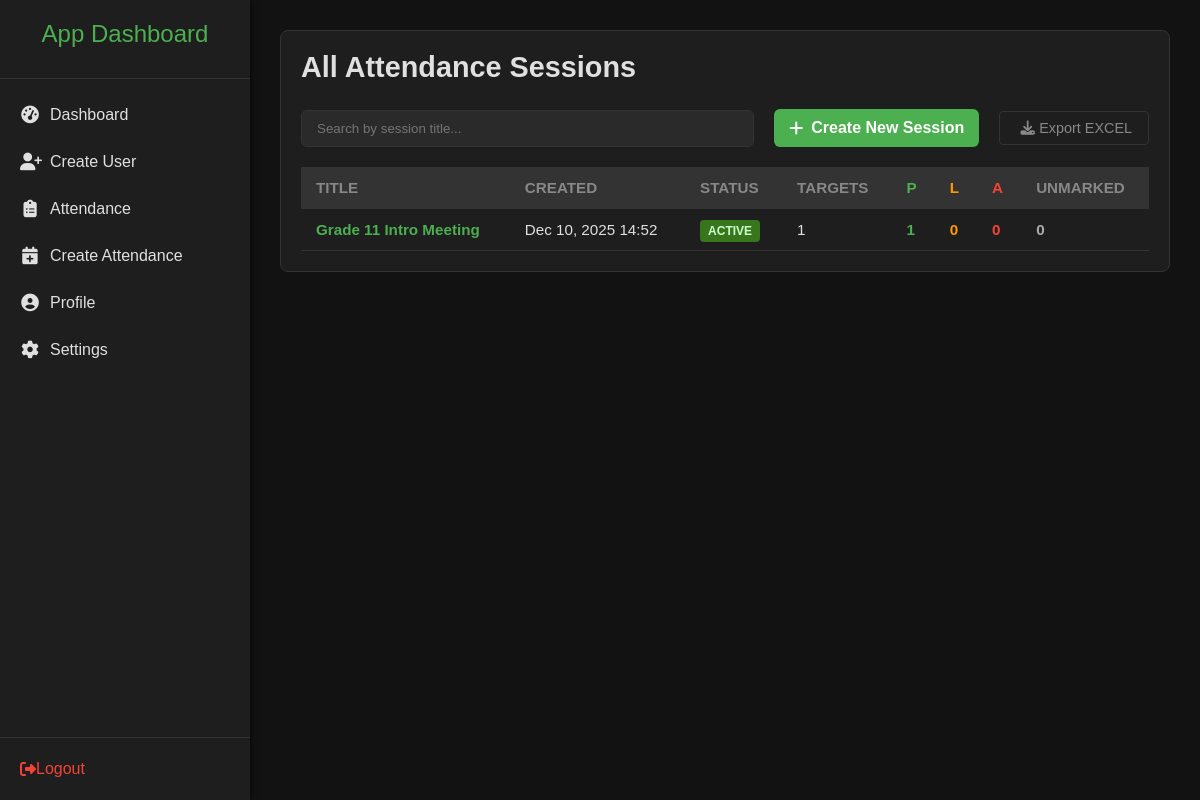
/ict/sessions/ (signed in), run on the app's committed database.
### attendance/models.py (models this page shows, shortened)
class AttendanceSession(models.Model):
    title = models.CharField(max_length=150)
    targets = models.ManyToManyField(
        User, related_name="attendance_sessions", blank=True
    )
    created_at = models.DateTimeField(auto_now_add=True)
    is_ended = models.BooleanField(default=False)

### attendance/views.py (the view)
# urls.py: path("sessions/", views.attendance_session_list, name="attendance_session_list"),
@admin_required
def attendance_session_list(request):
    sessions = AttendanceSession.objects.annotate(
        target_count=Count("targets", distinct=True),
        present_count=Count(
            "attendances",  # <--- CORRECTED from 'attendance'
            filter=Q(
                attendances__status="present"
            ),  # <--- CORRECTED from 'attendance__status'
            distinct=True,
        ),
        late_count=Count(
            "attendances",  # <--- CORRECTED from 'attendance'
            filter=Q(
                attendances__status="late"
            ),  # <--- CORRECTED from 'attendance__status'
            distinct=True,
        ),
        absent_count=Count(
            "attendances",  # <--- CORRECTED from 'attendance'
            filter=Q(
                attendances__status="absent"
            ),  # <--- CORRECTED from 'attendance__status'
            distinct=True,
        ),
        unmarked_count=F("target_count")
        - F("present_count")
        - F("late_count")
        - F("absent_count"),
    ).order_by("-created_at")
    return render(request, "attendance/session_list.html", {"sessions": sessions})

### attendance/templates/attendance/session_list.html (shortened to what this page needs)
{% extends 'fragments/dashboard_frag.html' %}
{% load static %}
{% block head %}
  <link rel="stylesheet" href="{% static 'attendance/css/session_list.css' %}" />
{% endblock %}
{% block content %}
  <div class="list-container">
    <h1 class="list-title">All Attendance Sessions</h1>
    <div class="controls">
      <input type="text" id="session-search" placeholder="Search by session title..." class="search-input" />
      <a href="{% url 'create_attendance_session' %}" class="btn-create"><i class="fas fa-plus"></i> Create New Session</a>
      <a href="{% url 'export_attendance' %}" class="btn-secondary"><i class="fas fa-download"></i>Export EXCEL</a>
    </div>
    <div class="table-responsive">
      <table class="session-table" id="session-table">
        <thead>
          <tr>
            <th>Title</th>
            <th>Created</th>
            <th>Status</th>
            <th>Targets</th>
            <th class="status-present">P</th>
            <th class="status-late">L</th>
            <th class="status-absent">A</th>
            <th>Unmarked</th>
          </tr>
        </thead>
        <tbody>
          {% for session in sessions %}
            <tr class="session-row" data-title="{{ session.title|lower }}" data-url="{% url 'attendance_session_detail' session.id %}">
              <td>
                <strong class="session-title-link">{{ session.title }}</strong>
              </td>
              <td>{{ session.created_at|date:'M d, Y H:i' }}</td>
              <td class="status-cell">
                {% if session.is_ended %}
                  <span class="status-badge closed-badge">CLOSED</span>
                {% else %}
                  <span class="status-badge active-badge">ACTIVE</span>
                {% endif %}
              </td>
              <td>{{ session.target_count }}</td>
              <td class="count-cell status-present">{{ session.present_count }}</td>
              <td class="count-cell status-late">{{ session.late_count }}</td>
              <td class="count-cell status-absent">{{ session.absent_count }}</td>
              <td class="count-cell status-unmarked">{{ session.unmarked_count }}</td>
            </tr>
          {% empty %}
            <tr>
              <td colspan="8" style="text-align: center; padding: 20px;">No attendance sessions found.</td>
            </tr>
          {% endfor %}
        </tbody>
      </table>
    </div>
  </div>
{% endblock %}

### attendance/static/attendance/css/session_list.css (style rules this page uses)
.list-container { padding: 20px; background: var(--color-container-bg); border-radius: 8px; border: 1px solid var(--color-border-dark); }
.list-title { color: var(--color-text-light); margin-bottom: 25px; font-size: 1.8rem; }
.controls { display: flex; justify-content: space-between; align-items: center; margin-bottom: 20px; gap: 20px; }
.search-input { flex: 1; padding: 10px 15px; background: var(--color-input-bg); border: 1px solid var(--color-border-dark); color: var(--color-text-light); border-radius: 6px; }
.btn-secondary { background: transparent; border: 1px solid var(--color-border-dark); color: var(--color-placeholder); padding: 8px 16px; border-radius: 4px; cursor: pointer; font-size: 0.9rem; text-decoration: none; }
.btn-secondary i { padding: 0 0.3em; }
.btn-create { background: var(--color-accent-green); color: white; padding: 10px 15px; border-radius: 6px; text-decoration: none; font-weight: bold; display: flex; align-items: center; gap: 8px; transition: background 0.2s; }
.table-responsive { overflow-x: auto; }
.session-table { width: 100%; border-collapse: collapse; font-size: 0.95rem; }
.session-table th, .session-table td { padding: 12px 15px; text-align: left; border-bottom: 1px solid var(--color-border-dark); }
.session-table thead th { background-color: #333; color: var(--color-placeholder); text-transform: uppercase; font-weight: 600; }
.session-row { color: var(--color-text-light); cursor: pointer; transition: background-color 0.2s; }
.session-title-link { color: var(--color-accent-green); text-decoration: none; }
.status-badge { padding: 4px 8px; border-radius: 4px; font-size: 0.75rem; font-weight: bold; text-transform: uppercase; }
.active-badge { background-color: #38761d; color: #ccffcc; }
.count-cell { font-weight: 600; }
.session-table th.status-present, .session-table td.status-present { color: #4caf50; }
.session-table th.status-late, .session-table td.status-late { color: #ff9800; }
.session-table th.status-absent, .session-table td.status-absent { color: #f44336; }
.session-table td.status-unmarked { color: #aaa; }

### templates/fragments/dashboard_frag.html (style rules this page uses)
* { margin: 0; padding: 0; box-sizing: border-box; }
body { font-family: Arial, sans-serif; background: #0d0d0d; color: #eee; }
:root { --color-darkest-bg: #121212; --color-container-bg: #1e1e1e; --color-input-bg: #2a2a2a; --color-input-bg-focus: #383838; --color-border-dark: #333; --color-text-light: #e0e0e0; --color-placeholder: #888; --color-accent-green: #4caf50; --color-accent-green-hover: #45a049; --color-button-text: white; --color-shadow: rgba(0, 0, 0, 0.5); }

### data on the page
AttendanceSession: title "Grade 11 Intro Meeting", created_at "Dec 10, 2025 14:52", is_ended "ACTIVE", target_count "1", present_count "1", late_count "0", absent_count "0", unmarked_count "0"
